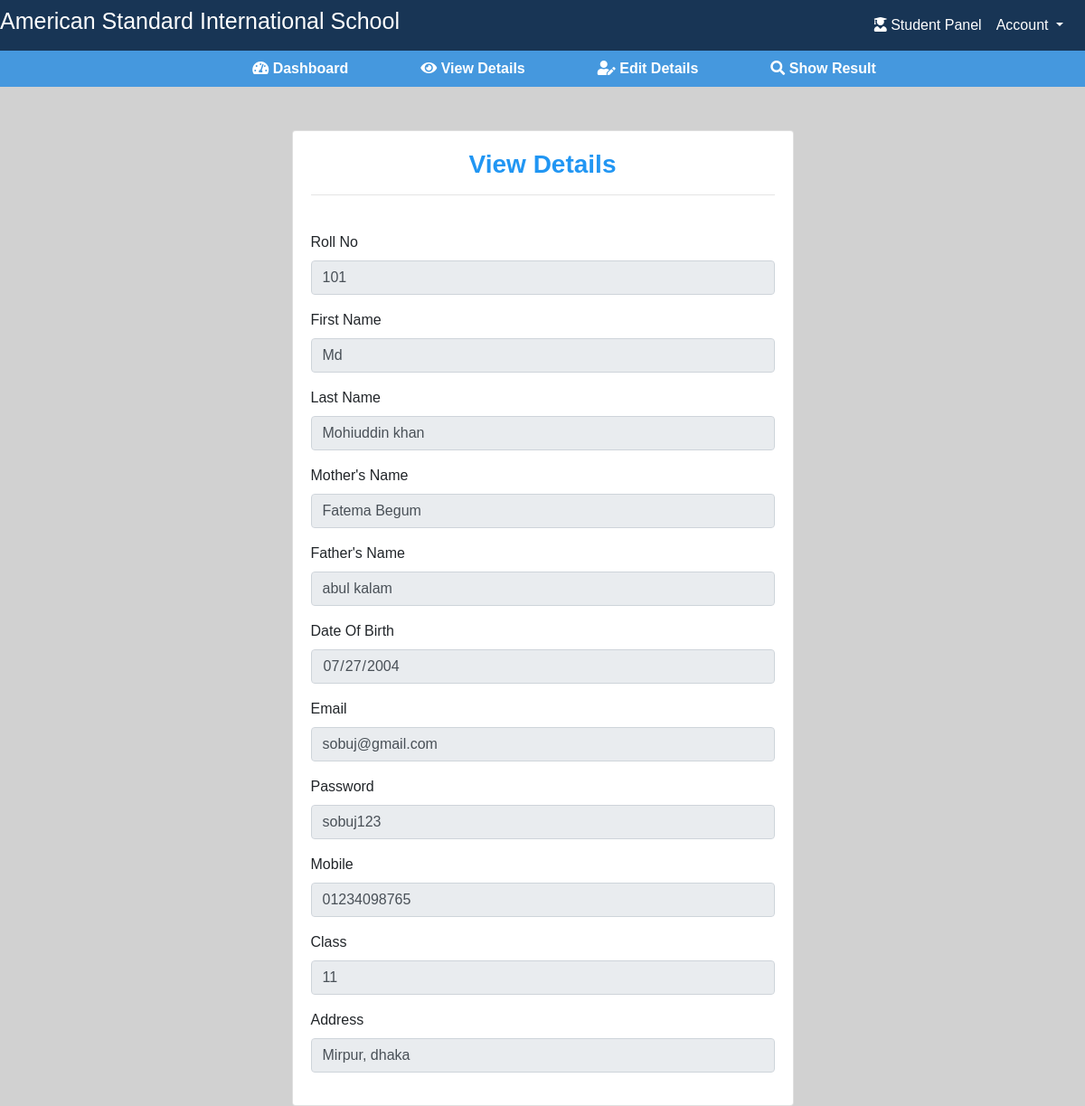
The app's page /view.php (signed in) with its own data.
### tables this page shows
CREATE TABLE `students` (
  `id` int(11) NOT NULL,
  `roll_no` int(20) NOT NULL,
  `fname` varchar(30) NOT NULL,
  `lname` varchar(30) NOT NULL,
  `mother_name` varchar(30) NOT NULL,
  `father_name` varchar(30) NOT NULL,
  `dob` varchar(20) NOT NULL,
  `email` varchar(30) NOT NULL,
  `password` varchar(30) NOT NULL,
  `mobile` varchar(20) NOT NULL,
  `class` varchar(20) NOT NULL,
  `address` varchar(40) NOT NULL,
  `gender` varchar(20) NOT NULL,
  `fee_status` varchar(20) NOT NULL
);

### app/database.php (called while the page is built, shortened)
<?php
function connect(){
    return new mysqli(HOST,USER,PASS,DB);
}
?>

### app/auth.php (called while the page is built, shortened)
<?php
function loginuserdata($table,$id){
   $data=connect()->query("SELECT * from {$table} WHERE id='$id'");
   return $data->fetch_object();
}

### view.php (the view, shortened to what this page needs)
<?php
   $login_data=loginuserdata('students',$_SESSION['id']);
?>
<!DOCTYPE html>
<html lang="en">
<head>
   <link rel="stylesheet" href="assets/css/all.min.css">
   <link rel="stylesheet" href="assets/css/fontawesome.min.css">
	<link rel="stylesheet" href="assets/css/bootstrap.min.css">
	<link rel="stylesheet" href="assets/css/studentdash.css">
	<link rel="stylesheet" href="assets/css/responsive.css">
</head>
<body>
	<section>
        <div class="row" style="background-color:#183555;">
            <div class="col-md-6 mt-2">
                <h3 style="font-size:25px;color:white">American Standard International School</h3>
            </div>
            <div class="col-md-6">
                    <nav class="navbar  navbar-expand-lg  navbar-light">
                        <div class="collapse navbar-collapse heade" id="navbarNavDropdown">
                           <ul class="navbar-nav ml-auto">
                                    <li class="nav-item">
                                       <a class="nav-link nav1" href="#"><i class="fas fa-user-graduate"></i> Student Panel</a>
                                   </li>
                                   <li class="nav-item dropdown">
                                      <a class="nav-link dropdown-toggle nav2" href="#" id="navbarDropdownMenuLink" data-toggle="dropdown" aria-haspopup="true" aria-expanded="false">
                                      Account
                                   </a>
                       </li>
                    </ul>
                </div>
               </nav>
            </div>
        </div>
   </section>
   <section>
    <div class="navv">
   <ul class="nav justify-content-center">
  <li class="nav-item ml-5">
    <a class="nav-link active" href="studentdashboard.php"><i class="fas fa-tachometer-alt"></i> Dashboard</a>
  </li>
  <li class="nav-item ml-5">
    <a class="nav-link" href="view.php"><i class="fas fa-eye"></i> View Details</a>
  </li>
  <li class="nav-item ml-5">
    <a class="nav-link" href="sedit.php"><i class="fas fa-user-edit"></i> Edit Details</a>
  </li>
  <li class="nav-item ml-5">
    <a class="nav-link" href="sresult.php"><i class="fas fa-search"></i> Show Result</a>
  </li>
</ul>
</div>
  </section>
 <section>
     <div class="container">
         <div class="card mt-5">
                        <div class="card-body">
                            <h3 class="text-center" style="	color:#2196f3;font-weight:600">View Details</h3><hr><br>
                <form action="" method="POST" entype="multipart/form-data">
					<div class="form-group">
						<label for="">Roll No</label>
						<input name="roll_no" class="form-control" value="<?php echo $login_data->roll_no; ?>" type="text" disabled>
					</div>
					<div class="form-group">
						<label for="">First Name</label>
						<input name="fname"class="form-control" value="<?php echo $login_data->fname;  ?>" type="text" disabled>
					</div>
					<div class="form-group">
						<label for="">Last Name</label>
						<input name="lname" class="form-control" value="<?php echo $login_data->lname; ?>" type="text" disabled>
					</div>
					<div class="form-group">
						<label for="">Mother's Name</label>
						<input name="mname" class="form-control" value="<?php echo $login_data->mother_name; ?>" type="text" disabled>
					</div>
                    <div class="form-group">
						<label for="">Father's Name</label>
						<input name="faname" class="form-control"  value="<?php echo $login_data->father_name; ?>" type="text" disabled>
					</div>
                    <div class="form-group">
						<label for="">Date Of Birth</label>
						<input name="dob" class="form-control" value="<?php echo $login_data->dob; ?>"  type="date" disabled>
					</div>
                    <div class="form-group">
						<label for="">Email</label>
						<input name="email" class="form-control" value="<?php echo $login_data->email; ?>"  type="text" disabled>
					</div>
                    <div class="form-group">
						<label for="">Password</label>
						<input name="pass" class="form-control" value="<?php echo $login_data->password; ?>"  type="text" disabled>
					</div>
                    <div class="form-group">
						<label for="">Mobile</label>
						<input name="mobile" class="form-control" value="<?php echo $login_data->mobile; ?>" type="text" disabled>
					</div>
                    <div class="form-group">
						<label for="">Class</label>
						<input name="class" class="form-control" value="<?php echo $login_data->class;  ?>" type="text" disabled>
					</div>
          <div class="form-group">
						<label for="">Address</label>
						<input name="address" class="form-control" value="<?php echo $login_data->address; ?>" type="text" disabled>
					</div>
				</form>
                        </div>
                    </div>
     </div>
</section>
</body>
</html>

### assets/css/studentdash.css (style rules this page uses)
* { margin:0px; padding:0px; font-family: "Gill Sans", sans-serif; }
body { background-color:#0000002e; }
.heade ul li a { color: white!important; }
.navv { background-color:#2b8ee2d6; font-weight: 600; }
.navv ul li a { color:white; }
.card { margin-top:30px; width:50%; display: block; margin:0 auto; }

### records on screen
students: roll_no "101", fname "Md", lname "Mohiuddin khan", mname "Fatema Begum", faname "abul kalam", dob "07/27/2004", email "sobuj@gmail.com", pass "sobuj123", mobile "01234098765", class "11", address "Mirpur, dhaka"
